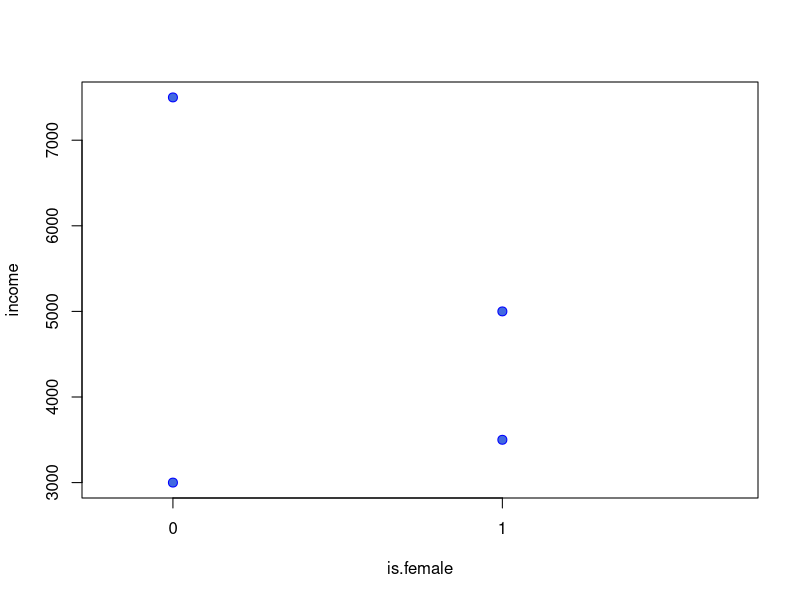
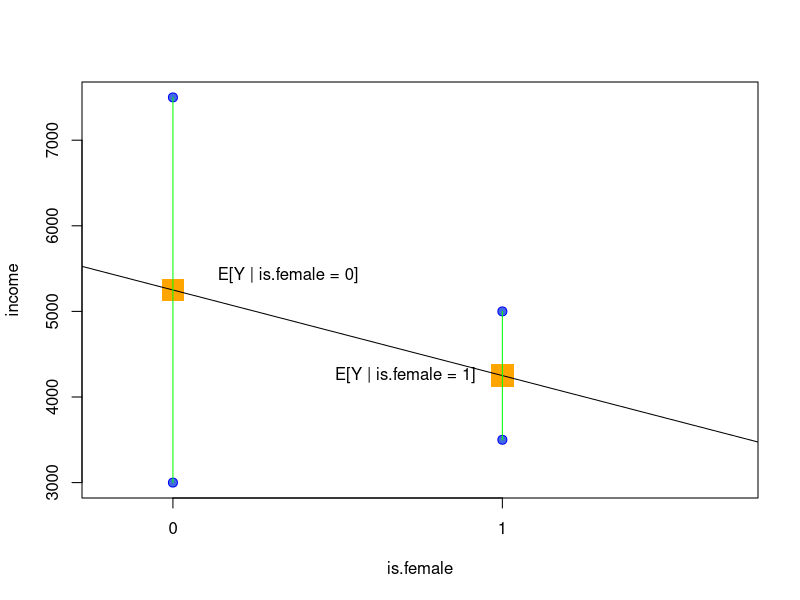
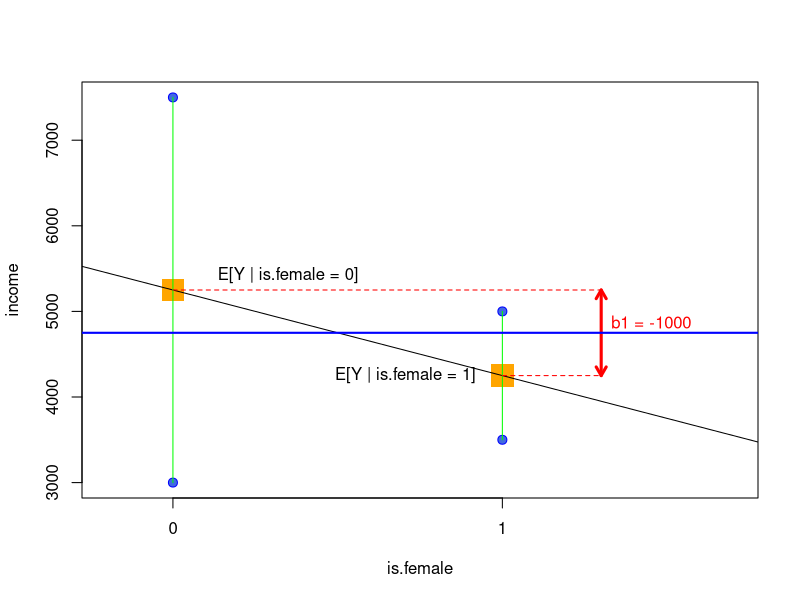

Source code (R) for these figures, in order: (Note: this script raises an error after producing the figures.)
## ---- chunk 1
knitr::opts_chunk$set(echo = TRUE)
## ---- chunk 2
df1 = data.frame(income=c(3000,5000,7500,3500),
             sex=c("male","female","male","female"))
## ---- chunk 3
df1$is.male = df1$sex == "male"
df1$is.female = df1$sex == "female"
## ---- chunk 4
df1$linear_comb = df1$is.male + df1$is.female
df1
## ---- chunk 5
lm1 = lm(income ~ is.female,df1)
lm1
## ---- chunk 6
a <- coef(lm1)[1]
b <- coef(lm1)[2]
x = df1$is.female
y = df1$income
dta = df1

# plot
expr <- function(x) a + b*x
errors <- (a + b*x) - y

plot(x,y, type = "p",pch = 21, col = "blue", bg = "royalblue",frame.plot = TRUE,cex=1.2,xlim=c(-.2, 1.7), ylim = c(min(y)-.1, max(y)+.1),xlab="is.female",ylab="income",xaxt="n")
axis(side = 1,c(0,1))
## ---- chunk 7
plot(x,y, type = "p",pch = 21, col = "blue", bg = "royalblue",frame.plot = TRUE,cex=1.2,xlim=c(-.2, 1.7), ylim = c(min(y)-.1, max(y)+.1),xlab="is.female",ylab="income",xaxt="n")
axis(side = 1,c(0,1))

points(0, mean(dta[dta$is.female == 0, "income"]), col = 'orange',
       cex = 3, pch = 15)
text(0.35, mean(dta[dta$is.female == 0, "income"]), "E[Y | is.female = 0]", pos = 3)

points(1, mean(dta[dta$is.female == 1, "income"]), col = 'orange',
       cex = 3, pch = 15)
text(0.95, mean(dta[dta$is.female == 1, "income"]), "E[Y | is.female = 1]", pos = 2)
curve(expr = expr, from = min(x)-1, to = max(x)+1, add = TRUE, col = "black")
segments(x0 = x, y0 = y, x1 = x, y1 = (y + errors), col = "green",xaxt="n",yaxt="n")

## ---- chunk 8
plot(x,y, type = "p",pch = 21, col = "blue", bg = "royalblue",frame.plot = TRUE,cex=1.2,xlim=c(-.2, 1.7), ylim = c(min(y)-.1, max(y)+.1),xlab="is.female",ylab="income",xaxt="n")
axis(side = 1,c(0,1))

points(0, mean(dta[dta$is.female == 0, "income"]), col = 'orange',
       cex = 3, pch = 15)
text(0.35, mean(dta[dta$is.female == 0, "income"]), "E[Y | is.female = 0]", pos = 3)

points(1, mean(dta[dta$is.female == 1, "income"]), col = 'orange',
       cex = 3, pch = 15)
text(0.95, mean(dta[dta$is.female == 1, "income"]), "E[Y | is.female = 1]", pos = 2)
curve(expr = expr, from = min(x)-1, to = max(x)+1, add = TRUE, col = "black")
segments(x0 = x, y0 = y, x1 = x, y1 = (y + errors), col = "green",xaxt="n",yaxt="n")

# red arrow for effect size at xx=1.3
xx = 1.3
arrows(x0 =xx, y0 = mean(dta[dta$is.female == 0, "income"]), x1 = xx, y1 = mean(dta[dta$is.female == 1, "income"]),col="red",lw=3,code=3,length=0.1)
# dashes
segments(x0=0,y0 = mean(dta[dta$is.female == 0, "income"]),x1=xx,y1 = mean(dta[dta$is.female == 0, "income"]),col="red",lty="dashed")
segments(x0=1,y0 = mean(dta[dta$is.female == 1, "income"]),x1=xx,y1 = mean(dta[dta$is.female == 1, "income"]),col="red",lty="dashed")

text(xx, mean(y)+100, paste("b1 =",round(b,2)), pos = 4,col="red")
abline(a=mean(dta$income),b=0,col="blue",lw=2)
## ---- chunk 9
factor(x = c(1,1,2,4,3,4),labels = c("HS","someCol","BA","MSc"))
## ---- chunk 10
data(Wages,package="Ecdat")  # load data
str(Wages)
## ---- chunk 11
lm_w = lm(lwage ~ exp, data = Wages)   # setup fit
summary(lm_w)  # show output
## ---- chunk 12
library(ggplot2)
library(dplyr)
ggplot(mapping = aes(y=lwage,x=exp), data=Wages) + geom_point(shape=1,alpha=0.6) + geom_smooth(method="lm",col="red",se=FALSE) + theme_bw()
## ---- chunk 13
lm_sex = update(lm_w, . ~ . + sex)  
# update lm_w with same LHS, same RHS, but add sex to it
## ---- chunk 14
summary(lm_sex)
## ---- chunk 15
p_sex = cbind(Wages,pred=predict(lm_sex))
p_sex = sample_n(p_sex,2500)
p <- ggplot(data=p_sex,mapping=aes(x=exp,y=lwage,color=sex)) 
p + geom_jitter(shape=3,alpha=0.6,width=0.1,stroke=1.1) + geom_line(mapping = aes(y=pred), size=1) + theme_bw()
